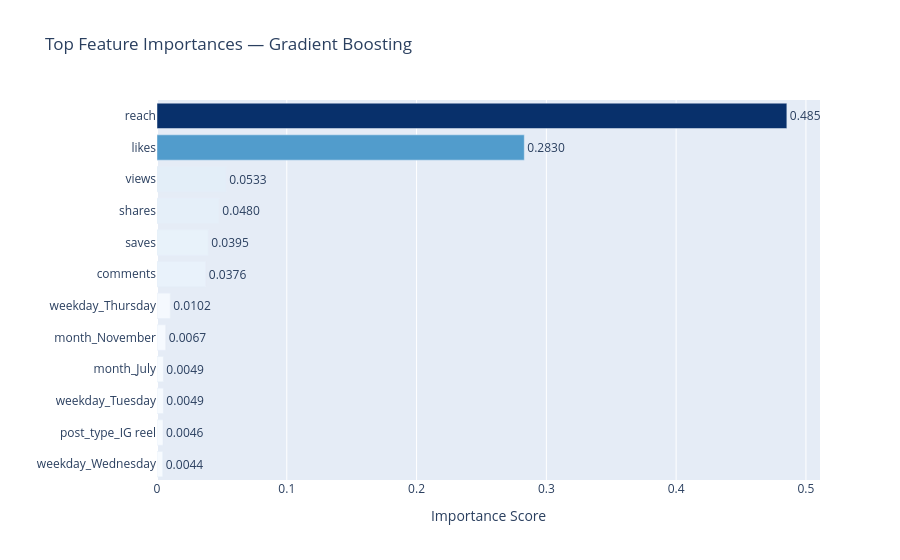

Here is the notebook cell this chart was saved with:
### Code cell
if fi_df is not None:
    top12 = fi_df.head(12)

    fig = px.bar(
        top12,
        x="Importance", y="Feature",
        orientation="h",
        color="Importance",
        color_continuous_scale="Blues",
        title=f"Top Feature Importances — {fi_model_name}",
        labels={"Importance": "Importance Score", "Feature": ""},
        text="Importance"
    )
    fig.update_traces(texttemplate="%{text:.4f}", textposition="outside")
    fig.update_layout(yaxis={"categoryorder": "total ascending"}, coloraxis_showscale=False)
    fig.show()

### Figure 1 — Plotly figure (JSON) as saved in the notebook; plotly's stock layout.template omitted (floating-point values rounded to 4 significant figures)
{"data": [{"hovertemplate": "Importance Score=%{marker.color}<br>=%{y}<extra></extra>", "legendgroup": "", "marker": {"color": [0.4853, 0.283, 0.0533, 0.048, 0.0395, 0.0376, 0.0102, 0.0067, 0.0049, 0.0049, 0.0046, 0.0044], "coloraxis": "coloraxis", "pattern": {"shape": ""}}, "name": "", "orientation": "h", "showlegend": false, "text": [0.4853, 0.283, 0.0533, 0.048, 0.0395, 0.0376, 0.0102, 0.0067, 0.0049, 0.0049, 0.0046, 0.0044], "textposition": "outside", "texttemplate": "%{text:.4f}", "type": "bar", "x": [0.4853, 0.283, 0.0533, 0.048, 0.0395, 0.0376, 0.0102, 0.0067, 0.0049, 0.0049, 0.0046, 0.0044], "xaxis": "x", "y": ["reach", "likes", "views", "shares", "saves", "comments", "weekday_Thursday", "month_November", "weekday_Tuesday", "month_July", "post_type_IG reel", "weekday_Wednesday"], "yaxis": "y"}], "layout": {"barmode": "relative", "coloraxis": {"colorbar": {"title": {"text": "Importance Score"}}, "colorscale": [[0, "rgb(247,251,255)"], [0.125, "rgb(222,235,247)"], [0.25, "rgb(198,219,239)"], [0.375, "rgb(158,202,225)"], [0.5, "rgb(107,174,214)"], [0.625, "rgb(66,146,198)"], [0.75, "rgb(33,113,181)"], [0.875, "rgb(8,81,156)"], [1, "rgb(8,48,107)"]], "showscale": false}, "legend": {"tracegroupgap": 0}, "title": {"text": "Top Feature Importances — Gradient Boosting"}, "xaxis": {"anchor": "y", "domain": [0, 1], "title": {"text": "Importance Score"}}, "yaxis": {"anchor": "x", "categoryorder": "total ascending", "domain": [0, 1], "title": {"text": ""}}}}
